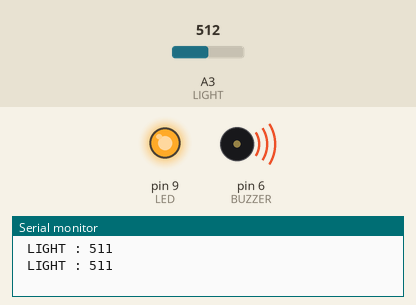
Bench run of a sketch on a simulated Arduino Uno, built with avr-gcc and run on an emulated ATmega328P. Parts: output pins drawn as LEDs (lit = HIGH), buzzer (waves = sounding), the last lines printed to the serial monitor. The test bench sets the inputs (shaded band); at power-on: A3 (LIGHT) = 512.

Above: at 11.1 s.
11.2 s: A3 (LIGHT) set to 122
At 16.2 s:
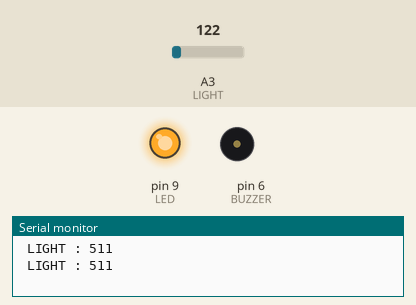
22.1 s: A3 (LIGHT) set to 306
At 23.1 s:
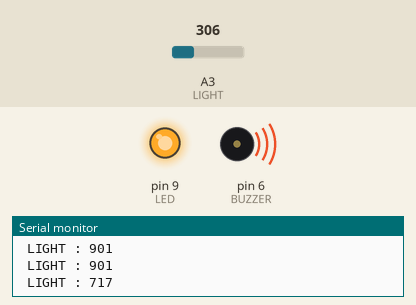
32.4 s: A3 (LIGHT) set to 0
At 37.9 s:
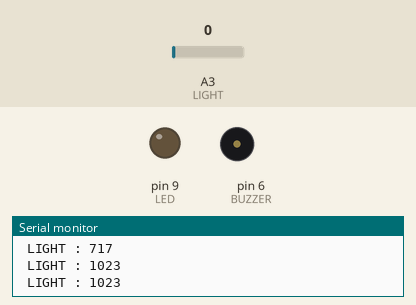
42.7 s: A3 (LIGHT) set to 1023
At 43.8 s:
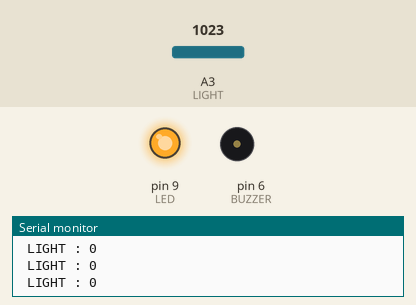
53.0 s: A3 (LIGHT) set to 511
At 54.1 s:
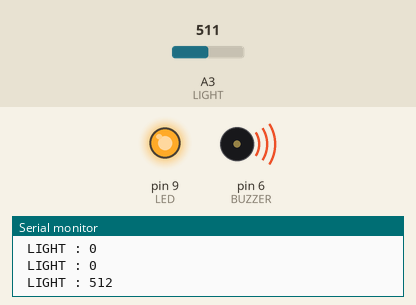
Timing chart, 0 to 65.0 s (numbered marks = the images above; inputs shaded):
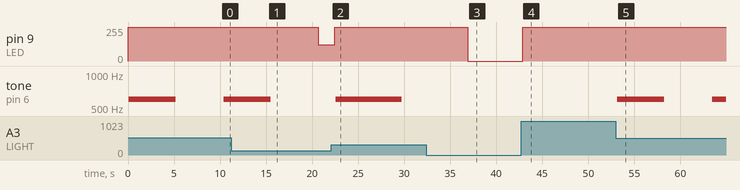

Measured:
- after the input at 11.2 s, pin 9 (LED): 255/255 → 122/255 after 9.4 s; tone on pin 6 (BUZZER): goes on until 15.5 s, then stays silent
- after the input at 22.1 s, pin 9 (LED): 122/255 → 255/255 after 0.34 s; tone on pin 6 (BUZZER): silent → 600 Hz after 0.44 s, → silent 7.2 s later
- after the input at 32.4 s, pin 9 (LED): 255/255 → 0/255 after 4.5 s; tone on pin 6 (BUZZER): stays silent (without the input it goes to 600 Hz after 4.6 s)
- after the input at 42.7 s, pin 9 (LED): 0/255 → 255/255 after 0.19 s
- after the input at 53.0 s, tone on pin 6 (BUZZER): silent → 600 Hz after 0.12 s, → silent 5.1 s later, → 600 Hz 5.2 s later

The sketch:

6sensorcahayaSpec1.ino
```cpp
#define LIGHT A3
#define LED 9
#define BUZZER 6
void setup() {
  // put your setup code here, to run once:
Serial.begin(9600);
pinMode(LIGHT, INPUT);
pinMode(LED,OUTPUT);
pinMode(BUZZER,OUTPUT);
}

void loop() {
  // put your main code here, to run repeatedly:
int value = analogRead(LIGHT);
int data = map(value, 0, 1023, 1023,0);
//int BUZZER=6;
Serial.print(" LIGHT : ");
Serial.println(data);
analogWrite(LED, value);
delay(100);
if(data<840){
  tone(BUZZER,600);
  delay(data*10);
  noTone(BUZZER);
  delay(data*10);
}
  else{
delay(500);
}
}
//map(value, fromLow,fromHigh, toLow, toHigh);
//change the dynamic range of value
```
